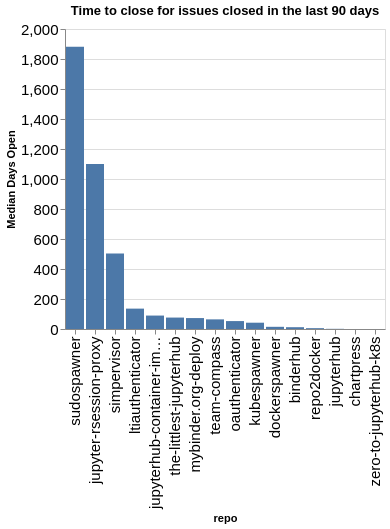

The notebook cell saved with this chart:
### Code cell
time_open = closed.groupby(['org', 'repo']).agg({'time_open': 'median'}).reset_index()
time_open['time_open'] = time_open['time_open'] / (60 * 60 * 24)
time_open['org/repo'] = time_open.apply(lambda a: a['org'] + '/' + a['repo'], axis=1)
sorted_vals = time_open.sort_values(['org', 'time_open'], ascending=False)['repo'].values
alt.Chart(data=time_open, title=f"Time to close for issues closed in the last {n_days} days").mark_bar().encode(
    x=alt.X('repo', sort=alt.Sort(sorted_vals.tolist())),
    y=alt.Y('time_open', title="Median Days Open"),
)

### Figure 1 — Vega-Lite specification as saved in the notebook (floating-point values rounded to 4 significant figures)
{"config": {"axisLeft": {"labelFontSize": 15}, "axisBottom": {"labelFontSize": 15}}, "data": {"name": "data-51f0ce9c3b420416d2c6f36bfcc3e0b6"}, "mark": {"type": "bar"}, "encoding": {"x": {"field": "repo", "sort": ["sudospawner", "jupyter-rsession-proxy", "simpervisor", "ltiauthenticator", "jupyterhub-container-images", "the-littlest-jupyterhub", "mybinder.org-deploy", "team-compass", "oauthenticator", "kubespawner", "dockerspawner", "binderhub", "repo2docker", "jupyterhub", "chartpress", "zero-to-jupyterhub-k8s"], "type": "nominal"}, "y": {"field": "time_open", "title": "Median Days Open", "type": "quantitative"}}, "title": "Time to close for issues closed in the last 90 days", "$schema": "https://vega.github.io/schema/vega-lite/v5.20.1.json", "datasets": {"data-51f0ce9c3b420416d2c6f36bfcc3e0b6": [{"org": "jupyterhub", "repo": "binderhub", "time_open": 12.05, "org/repo": "jupyterhub/binderhub"}, {"org": "jupyterhub", "repo": "chartpress", "time_open": 0.09798, "org/repo": "jupyterhub/chartpress"}, {"org": "jupyterhub", "repo": "dockerspawner", "time_open": 14.6, "org/repo": "jupyterhub/dockerspawner"}, {"org": "jupyterhub", "repo": "jupyter-rsession-proxy", "time_open": 1100.0, "org/repo": "jupyterhub/jupyter-rsession-proxy"}, {"org": "jupyterhub", "repo": "jupyterhub", "time_open": 1.203, "org/repo": "jupyterhub/jupyterhub"}, {"org": "jupyterhub", "repo": "jupyterhub-container-images", "time_open": 89.59, "org/repo": "jupyterhub/jupyterhub-container-images"}, {"org": "jupyterhub", "repo": "kubespawner", "time_open": 42.01, "org/repo": "jupyterhub/kubespawner"}, {"org": "jupyterhub", "repo": "ltiauthenticator", "time_open": 135.9, "org/repo": "jupyterhub/ltiauthenticator"}, {"org": "jupyterhub", "repo": "mybinder.org-deploy", "time_open": 72.86, "org/repo": "jupyterhub/mybinder.org-deploy"}, {"org": "jupyterhub", "repo": "oauthenticator", "time_open": 52.81, "org/repo": "jupyterhub/oauthenticator"}, {"org": "jupyterhub", "repo": "repo2docker", "time_open": 5.608, "org/repo": "jupyterhub/repo2docker"}, {"org": "jupyterhub", "repo": "simpervisor", "time_open": 503.8, "org/repo": "jupyterhub/simpervisor"}, {"org": "jupyterhub", "repo": "sudospawner", "time_open": 1881.0, "org/repo": "jupyterhub/sudospawner"}, {"org": "jupyterhub", "repo": "team-compass", "time_open": 64.19, "org/repo": "jupyterhub/team-compass"}, {"org": "jupyterhub", "repo": "the-littlest-jupyterhub", "time_open": 76.24, "org/repo": "jupyterhub/the-littlest-jupyterhub"}, {"org": "jupyterhub", "repo": "zero-to-jupyterhub-k8s", "time_open": 0.05626, "org/repo": "jupyterhub/zero-to-jupyterhub-k8s"}]}}
